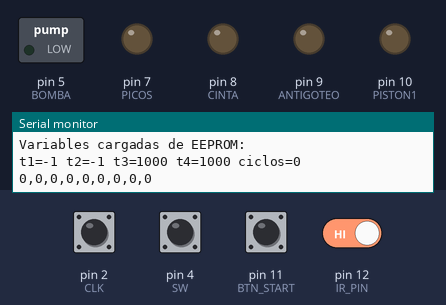
The sketch below on a simulated Arduino Uno, built with avr-gcc and run on an emulated ATmega328P. On the bench: switched loads named in the sketch (green lamp = pin HIGH), output pins drawn as LEDs (lit = HIGH), the last lines printed to the serial monitor. Dashed ring = blinking. The inputs (shaded band) are chosen by the test bench; at power-on: pin 2 (CLK), pin 4 (SW), pin 11 (BTN_START), pin 12 (IR_PIN) HIGH.

Above: at 1.2 s.
1.3 s: pin 11 (BTN_START) pulled LOW for 1 s
At 3.5 s:
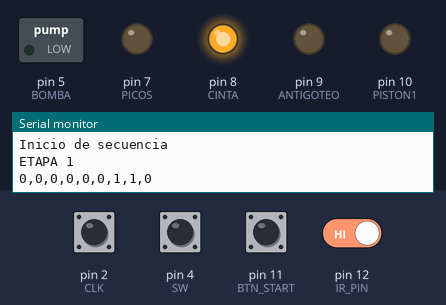
8.8 s: pin 11 (BTN_START) pulled LOW for 0.15 s
At 9.7 s:
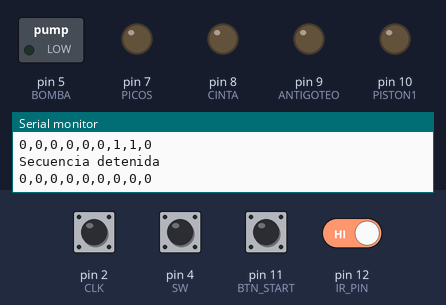
10.5 s: pin 11 (BTN_START) pulled LOW for 3.2 s
At 10.8 s:
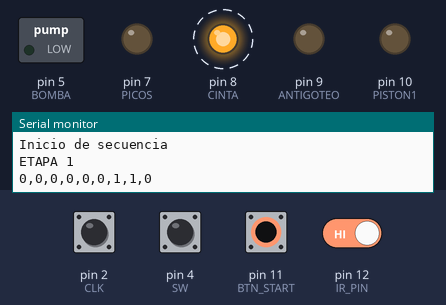
Timing chart, 0 to 15.2 s (numbered marks = the images above; inputs shaded):
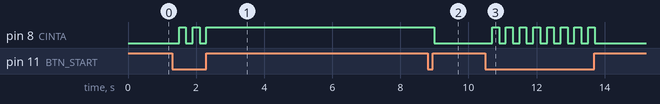

The sketch:

embotelladora_con_1_piston.ino
```cpp
#include <EEPROM.h>

// --- Pines ---
#define CLK 2
#define DT 3
#define SW 4
#define BTN_START 11
#define BOMBA 5
#define PISTON1 10
#define PISTON2 6
#define CINTA 8
#define PICOS 7
#define ANTIGOTEO 9

#define IR_PIN 12
#define IR_SALIDA 6
// --- Variables EEPROM ---
// --- Variables EEPROM --- (ANTES: float)
long tiempo1, tiempo2, tiempoPicos=1000, tiempox=1000;  // ✅ AHORA: long (milisegundos enteros)
int cantidadMax = 4;
bool huboCambio = false;
int total;
int subtotal;
// NUEVA VARIABLE: Contador de ciclos completados
int contadorCiclos = 0;
int contadorSalida = 0;
// --- Variables de estado ---
int etapa = 0;
int contadorBotellas = 0;
bool sistemaActivo = false;
bool editando = false;
int variableSeleccionada = 0;
unsigned long etapaStartTime = 0;
volatile int lastClkState;
int encoderPos = 0;
unsigned long lastButtonTime = 0;
 int valorAntes;
// --- Prototipos ---
void iniciarSecuencia();
void detenerSecuencia();
void ejecutarEtapas();
void leerEncoder();
void guardarVariablesEEPROM();
void cargarVariablesEEPROM();
void cambiarVariable();
void enviarEstadoSerial();

void setup() {
  Serial.begin(9600);

  pinMode(CLK, INPUT_PULLUP);
  pinMode(DT, INPUT_PULLUP);
  pinMode(SW, INPUT_PULLUP);
  pinMode(BTN_START, INPUT_PULLUP);
  pinMode(IR_PIN, INPUT_PULLUP);
  pinMode(BOMBA, OUTPUT);
  pinMode(PISTON1, OUTPUT);
  pinMode(PISTON2, OUTPUT);
  pinMode(CINTA, OUTPUT);
  pinMode(PICOS, OUTPUT);
  pinMode(ANTIGOTEO, OUTPUT);
  pinMode(IR_SALIDA, INPUT_PULLUP);
  // --- Apagar todo al inicio ---
  digitalWrite(BOMBA, LOW);
  digitalWrite(PISTON1, LOW);
  digitalWrite(PISTON2, LOW);
  digitalWrite(CINTA, LOW);
  digitalWrite(PICOS, LOW);
  digitalWrite(ANTIGOTEO, LOW);

  attachInterrupt(digitalPinToInterrupt(CLK), leerEncoder, CHANGE);

  cargarVariablesEEPROM();

  // INICIALIZACIÓN: El contador de ciclos empieza en 0
  contadorCiclos = 0;

  valorAntes=tiempo1+tiempo2;

  lastClkState = digitalRead(CLK);
  Serial.println("Sistema iniciado. Esperando Start...");
  Serial.println("Variables cargadas de EEPROM:");
  Serial.print("t1="); Serial.print(tiempo1);
  Serial.print(" t2="); Serial.print(tiempo2);
  Serial.print(" t3="); Serial.print(tiempoPicos);
  Serial.print(" t4="); Serial.print(tiempox);
  Serial.print(" ciclos="); Serial.println(contadorCiclos);

  enviarEstadoSerial();
}

void loop() {
  // --- Botón Start/Stop ---
  if (digitalRead(BTN_START) == LOW) {
    delay(200);
    sistemaActivo = !sistemaActivo;
    if (sistemaActivo) iniciarSecuencia();
    else detenerSecuencia();
    enviarEstadoSerial();
  }

  // --- Botón del encoder (para cambiar variable a editar) ---
  if (digitalRead(SW) == LOW) {
    if (millis() - lastButtonTime > 250) {
      Serial.print("click");

      guardarVariablesEEPROM();


      cambiarVariable();
      lastButtonTime = millis();
      enviarEstadoSerial();
    }
  }

  // --- Contador IR ---
  static int lastIR = HIGH;
  int currentIR = digitalRead(IR_PIN);
  if (currentIR == LOW && lastIR == HIGH && sistemaActivo && etapa == 1) {
    contadorBotellas++;delay(250);
    Serial.print("Botella detectada: ");
    Serial.println(contadorBotellas);

  }
  if (contadorBotellas >= cantidadMax && currentIR == HIGH) {
    contadorBotellas=0;
      digitalWrite(PISTON1, HIGH);
      Serial.println("Cantidad alcanzada -> Etapa 2");
      etapa = 2;
      etapaStartTime = millis();
      enviarEstadoSerial();
    }
  lastIR = currentIR;

  // --- Envío de estado periódico ---
  static unsigned long lastSerialSend = 0;
  if (millis() - lastSerialSend > 200) {
    enviarEstadoSerial();
    lastSerialSend = millis();
  }

  // --- Si el sistema está corriendo, ejecutar etapas ---
  if (sistemaActivo) {
    ejecutarEtapas();
  }
}

// ===================== FUNCIONES DE LA MÁQUINA =====================

void iniciarSecuencia() {
  etapa = 1;
  contadorBotellas = 0;
  Serial.println("Inicio de secuencia");
  Serial.println("ETAPA 1");
  digitalWrite(CINTA, HIGH);
  digitalWrite(PISTON2, HIGH);
}

void detenerSecuencia() {
  sistemaActivo = false;
  etapa = 0;
  contadorBotellas = 0;
  Serial.println("Secuencia detenida");
  digitalWrite(BOMBA, LOW);
  digitalWrite(PISTON1, LOW);
  digitalWrite(PISTON2, LOW);
  digitalWrite(CINTA, LOW);
  digitalWrite(PICOS, LOW);
  digitalWrite(ANTIGOTEO, LOW);
}

void ejecutarEtapas() {
  switch (etapa) {
    case 2:
      digitalWrite(CINTA, LOW);
      digitalWrite(ANTIGOTEO, HIGH);
      Serial.println("ETAPA 3");
      etapa = 3;
      etapaStartTime = millis();
      enviarEstadoSerial();
      break;
    case 3:
      if (millis() - etapaStartTime >= tiempox) {
        digitalWrite(PICOS, HIGH);
        Serial.println("ETAPA 4 -> Picos ON");
        etapa = 4;
        etapaStartTime = millis();
        enviarEstadoSerial();
      }
      break;
    case 4:
      if (millis() - etapaStartTime >= tiempoPicos) {
        digitalWrite(BOMBA, HIGH);
        Serial.println("ETAPA 5 -> Bomba ON");
        etapa = 5;
        etapaStartTime = millis();
        enviarEstadoSerial();
      }
      break;
    case 5:
      if (millis() - etapaStartTime >= tiempo1) {
        digitalWrite(BOMBA, LOW);
        Serial.println("ETAPA 6 -> Bomba OFF");
        etapa = 6;
        etapaStartTime = millis();
        enviarEstadoSerial();
      }
      break;
    case 6:
      if (millis() - etapaStartTime >= tiempo2) {
        digitalWrite(PICOS, LOW);
        digitalWrite(ANTIGOTEO, LOW);
        digitalWrite(PISTON2, LOW);
        contadorSalida = 0;
        delay (1000);
        Serial.println("ETAPA 6 -> Picos OFF / Antigoteo OFF / Piston2 OFF");
        etapa = 7;
        etapaStartTime = millis();
        enviarEstadoSerial();
      }
      break;
    case 7:
      // Activar cinta para sacar bidones
  digitalWrite(CINTA, HIGH);
  digitalWrite(PISTON1, HIGH);
  static int lastIRSalida = HIGH;
  int currentIRSalida = digitalRead(IR_SALIDA);

  // Detectar flanco (igual que hiciste en entrada)
  if (currentIRSalida == LOW && lastIRSalida == HIGH) {
    contadorSalida++;
    delay(200); // anti-rebote simple

    //Serial.print("Salida detectada: ");
    Serial.println(contadorSalida);


  }
 if (contadorSalida >= cantidadMax && currentIRSalida == HIGH) {
      Serial.println("Ciclo completo -> Reinicio");

      contadorCiclos++;

      contadorBotellas = 0;
      contadorSalida = 0;

      digitalWrite(PISTON1, LOW);
      digitalWrite(PISTON2, HIGH);
      digitalWrite(CINTA, HIGH);

      etapa = 1;
      enviarEstadoSerial();
    }
  lastIRSalida = currentIRSalida;
  break;
  }
}

// --- ENCODER ---
void leerEncoder() {
  int clkState = digitalRead(CLK);
  int dtState = digitalRead(DT);
  if (clkState != lastClkState) {
    if (dtState != clkState) encoderPos++;
    else encoderPos--;
    if (editando) {
      switch (variableSeleccionada) {


        // Solo se editan tiempos (variableSeleccionada 0 a 3)
        case 0:  tiempo1 = constrain(tiempo1 + encoderPos * 1000, 0, 99000L); break;
        case 1:  tiempo2 = constrain(tiempo2 + encoderPos * 1000, 0, 99000L); break;

        //if (suma != valorAntes) huboCambio = true;valorAntes = tiempo1;Serial.print(huboCambio);
        //if (tiempo2 != valorAntes) huboCambio = true;valorAntes = tiempo2;Serial.print(huboCambio);
      }
      Serial.print("Cambio variable ");
      Serial.print(variableSeleccionada);
      Serial.print(" = ");
      Serial.println(variableSeleccionada == 0 ? tiempo1 : variableSeleccionada == 1 ? tiempo2 : variableSeleccionada == 2 ? tiempoPicos : tiempox);

      encoderPos = 0;
      enviarEstadoSerial();
    }
  }
  lastClkState = clkState;
}

// --- CAMBIAR VARIABLE A EDITAR ---
void cambiarVariable() {

  variableSeleccionada++;
  // RANGO DE EDICIÓN: 0 a 3 (solo tiempos)
  if (variableSeleccionada > 1) variableSeleccionada = 0;
  editando = true;
  Serial.print("Editando variable ");
  switch (variableSeleccionada) {
    case 0: Serial.println("tiempo1"); break;
    case 1: Serial.println("tiempo2"); break;

  }
}

// --- EEPROM ---
void cargarVariablesEEPROM() {
  EEPROM.get(0, tiempo1);
  EEPROM.get(4, tiempo2);
  //EEPROM.get(8, tiempoPicos);
  //EEPROM.get(12, tiempox);

  if (tiempo1 == 0xFFFF) { // nunca grabado
    tiempo1 = tiempo2 = tiempoPicos = tiempox = 6000;
    cantidadMax = 4; // Se mantiene por defecto para la lógica de la máquina
    guardarVariablesEEPROM();
  }
}

void guardarVariablesEEPROM() {
  EEPROM.put(0, tiempo1);
  EEPROM.put(4, tiempo2);
  //EEPROM.put(8, tiempoPicos);
  //EEPROM.put(12, tiempox);
   Serial.println("💾 Guardado en EEPROM");
}

// ===================== COMUNICACIÓN SERIAL =====================

/**
 * Ensambla y envía la trama de 9 valores al Uno.
 * Formato: "t1,t2,t3,t4,contadorCiclos,varSel,etapa,activo,tRestante\n"
 */
void enviarEstadoSerial() {

  // 1. Cálculo del tiempo restante (solo para las etapas de tiempo 4-7)
  int tiempoRestante_ms = 0;
  unsigned long elapsedTime = 0;

  if (sistemaActivo && (etapa >= 4 && etapa <= 7)) {
    elapsedTime = millis() - etapaStartTime;
    long tiempoTotalEtapa = 0;
    if (etapa == 4) tiempoTotalEtapa = tiempoPicos;
    else if (etapa == 5) tiempoTotalEtapa = tiempo1;
    else if (etapa == 6) tiempoTotalEtapa = tiempo2;
    else if (etapa == 7) tiempoTotalEtapa = tiempox;
    tiempoRestante_ms = (tiempoTotalEtapa > elapsedTime) ?
    (tiempoTotalEtapa - elapsedTime) : 0;
  }

  // Convertir a segundos para el display del Uno
  int tiempoRestante_s = tiempoRestante_ms / 1000;

  // 2. Envío de la trama con separadores de coma (,) y fin de línea (\n)
  total = tiempo1+tiempo2+contadorBotellas+contadorSalida+contadorCiclos+variableSeleccionada+etapa+tiempoRestante_s;
  if(total != subtotal){ subtotal=total;
  // [0] tiempo1
  Serial.print(tiempo1/1000);
  Serial.print(",");
  // [1] tiempo2
  Serial.print(tiempo2/1000);
  Serial.print(",");
  // [2] tiempoPicos
  Serial.print(contadorBotellas);
  Serial.print(",");
  // [3] tiempox
  Serial.print(contadorSalida);
  Serial.print(",");

  // [4] contadorCiclos (REEMPLAZA A cantidadMax)
  Serial.print(contadorCiclos);
  Serial.print(",");

  // [5] variableSeleccionada
  Serial.print(variableSeleccionada);
  Serial.print(",");
  // [6] etapa
  Serial.print(etapa);
  Serial.print(",");
  // [7] sistemaActivo (1 ó 0)
  Serial.print(sistemaActivo ? 1 : 0);
  Serial.print(",");
  // [8] tiempoRestante (termina con println para enviar el '\n')
  Serial.println(tiempoRestante_s);
  }
}
```

Measured:
- after the input at 1.3 s, pin 8 (CINTA): alternates HIGH for 0.20 s and LOW for 0.20 s, 5 changes in all, then stays HIGH, starting after 0.20 s
- after the input at 8.8 s, pin 8 (CINTA): HIGH → LOW after 0.20 s
- after the input at 10.5 s, pin 8 (CINTA): alternates HIGH for 0.20 s and LOW for 0.20 s, 16 changes in all, then stays LOW, starting after 0.20 s
